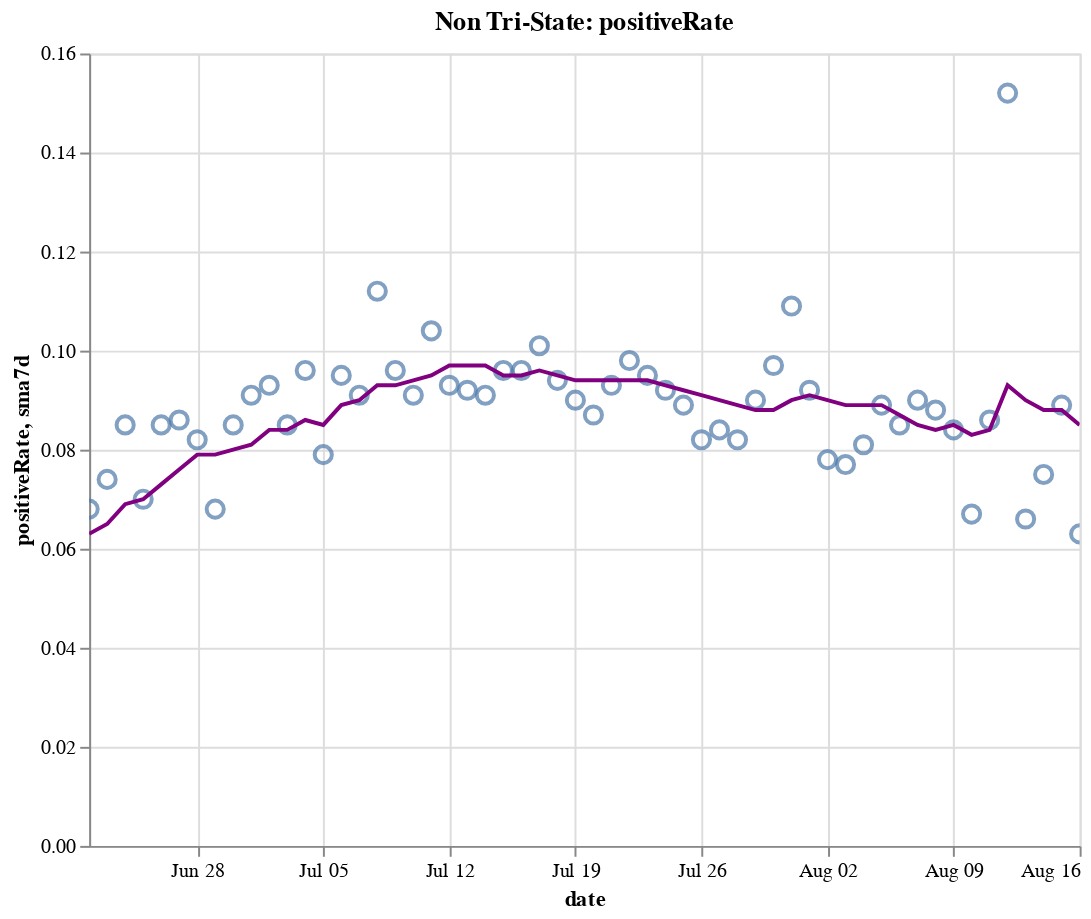

Notebook code for this chart:
### Code cell
create_plot(non_tristate, 'positiveRate')

### Figure 1 — Vega-Lite specification as saved in the notebook (floating-point values rounded to 4 significant figures)
{"config": {"view": {"continuousWidth": 400, "continuousHeight": 300}}, "layer": [{"layer": [{"mark": {"type": "point", "size": 75}, "encoding": {"tooltip": [{"type": "temporal", "field": "date"}, {"type": "quantitative", "field": "positiveRate"}, {"type": "quantitative", "field": "sma7d"}], "x": {"type": "temporal", "field": "date"}, "y": {"type": "quantitative", "field": "positiveRate"}}, "selection": {"selector016": {"type": "interval", "bind": "scales", "encodings": ["x", "y"]}}}, {"mark": {"type": "line", "color": "purple"}, "encoding": {"x": {"type": "temporal", "field": "date"}, "y": {"type": "quantitative", "field": "sma7d"}}}]}, {"mark": {"type": "rule", "color": "#aaa"}, "encoding": {"x": {"type": "temporal", "field": "date"}}, "transform": [{"filter": {"selection": "selector015"}}]}, {"mark": "circle", "encoding": {"opacity": {"condition": {"value": 1, "selection": "selector015"}, "value": 0}, "tooltip": [{"type": "temporal", "field": "date"}, {"type": "quantitative", "field": "positiveRate"}, {"type": "quantitative", "field": "sma7d"}], "x": {"type": "temporal", "field": "date"}, "y": {"type": "quantitative", "field": "positiveRate"}}, "selection": {"selector015": {"type": "single", "encodings": ["x"], "on": "mouseover", "nearest": true, "empty": "none"}}}, {"mark": {"type": "text", "align": "left", "dx": 5, "dy": -5, "stroke": "white", "strokeWidth": 2}, "encoding": {"text": {"type": "quantitative", "field": "positiveRate"}, "tooltip": [{"type": "temporal", "field": "date"}, {"type": "quantitative", "field": "positiveRate"}, {"type": "quantitative", "field": "sma7d"}], "x": {"type": "temporal", "field": "date"}, "y": {"type": "quantitative", "field": "positiveRate"}}, "transform": [{"filter": {"selection": "selector015"}}]}, {"mark": {"type": "text", "align": "left", "dx": 5, "dy": -5}, "encoding": {"text": {"type": "quantitative", "field": "positiveRate"}, "tooltip": [{"type": "temporal", "field": "date"}, {"type": "quantitative", "field": "positiveRate"}, {"type": "quantitative", "field": "sma7d"}], "x": {"type": "temporal", "field": "date"}, "y": {"type": "quantitative", "field": "positiveRate"}}, "transform": [{"filter": {"selection": "selector015"}}]}], "data": {"name": "data-2e3828fa9170a6a8847cde5ff55f8626"}, "height": 400, "title": "Non Tri-State: positiveRate", "width": 500, "$schema": "https://vega.github.io/schema/vega-lite/v4.8.1.json", "datasets": {"data-2e3828fa9170a6a8847cde5ff55f8626": [{"date": "2020-06-22T00:00:00", "totalTestResultsIncrease": 382300.0, "positiveIncrease": 26160.0, "death": 71980.0, "deathIncrease": 241.0, "positiveRate": 0.068, "state": "Non Tri-State", "sma7d": 0.063}, {"date": "2020-06-23T00:00:00", "totalTestResultsIncrease": 429600.0, "positiveIncrease": 31990.0, "death": 72590.0, "deathIncrease": 613.0, "positiveRate": 0.074, "state": "Non Tri-State", "sma7d": 0.065}, {"date": "2020-06-24T00:00:00", "totalTestResultsIncrease": 446500.0, "positiveIncrease": 37930.0, "death": 73240.0, "deathIncrease": 652.0, "positiveRate": 0.085, "state": "Non Tri-State", "sma7d": 0.069}, {"date": "2020-06-25T00:00:00", "totalTestResultsIncrease": 541400.0, "positiveIncrease": 37940.0, "death": 73840.0, "deathIncrease": 595.0, "positiveRate": 0.07, "state": "Non Tri-State", "sma7d": 0.07}, {"date": "2020-06-26T00:00:00", "totalTestResultsIncrease": 508300.0, "positiveIncrease": 43160.0, "death": 74410.0, "deathIncrease": 571.0, "positiveRate": 0.085, "state": "Non Tri-State", "sma7d": 0.073}, {"date": "2020-06-27T00:00:00", "totalTestResultsIncrease": 498600.0, "positiveIncrease": 42640.0, "death": 74870.0, "deathIncrease": 455.0, "positiveRate": 0.086, "state": "Non Tri-State", "sma7d": 0.076}, {"date": "2020-06-28T00:00:00", "totalTestResultsIncrease": 497500.0, "positiveIncrease": 40840.0, "death": 75100.0, "deathIncrease": 234.0, "positiveRate": 0.082, "state": "Non Tri-State", "sma7d": 0.079}, {"date": "2020-06-29T00:00:00", "totalTestResultsIncrease": 564600.0, "positiveIncrease": 38640.0, "death": 75400.0, "deathIncrease": 302.0, "positiveRate": 0.068, "state": "Non Tri-State", "sma7d": 0.079}, {"date": "2020-06-30T00:00:00", "totalTestResultsIncrease": 543300.0, "positiveIncrease": 46390.0, "death": 75940.0, "deathIncrease": 538.0, "positiveRate": 0.085, "state": "Non Tri-State", "sma7d": 0.08}, {"date": "2020-07-01T00:00:00", "totalTestResultsIncrease": 546700.0, "positiveIncrease": 49730.0, "death": 76580.0, "deathIncrease": 645.0, "positiveRate": 0.091, "state": "Non Tri-State", "sma7d": 0.081}, {"date": "2020-07-02T00:00:00", "totalTestResultsIncrease": 562300.0, "positiveIncrease": 52450.0, "death": 77240.0, "deathIncrease": 655.0, "positiveRate": 0.093, "state": "Non Tri-State", "sma7d": 0.084}, {"date": "2020-07-03T00:00:00", "totalTestResultsIncrease": 624700.0, "positiveIncrease": 52850.0, "death": 77760.0, "deathIncrease": 523.0, "positiveRate": 0.085, "state": "Non Tri-State", "sma7d": 0.084}, {"date": "2020-07-04T00:00:00", "totalTestResultsIncrease": 559300.0, "positiveIncrease": 53720.0, "death": 78030.0, "deathIncrease": 270.0, "positiveRate": 0.096, "state": "Non Tri-State", "sma7d": 0.086}, {"date": "2020-07-05T00:00:00", "totalTestResultsIncrease": 569100.0, "positiveIncrease": 44890.0, "death": 78210.0, "deathIncrease": 179.0, "positiveRate": 0.079, "state": "Non Tri-State", "sma7d": 0.085}, {"date": "2020-07-06T00:00:00", "totalTestResultsIncrease": 428200.0, "positiveIncrease": 40610.0, "death": 78420.0, "deathIncrease": 212.0, "positiveRate": 0.095, "state": "Non Tri-State", "sma7d": 0.089}, {"date": "2020-07-07T00:00:00", "totalTestResultsIncrease": 561400.0, "positiveIncrease": 50850.0, "death": 79280.0, "deathIncrease": 859.0, "positiveRate": 0.091, "state": "Non Tri-State", "sma7d": 0.09}, {"date": "2020-07-08T00:00:00", "totalTestResultsIncrease": 547400.0, "positiveIncrease": 61220.0, "death": 80010.0, "deathIncrease": 730.0, "positiveRate": 0.112, "state": "Non Tri-State", "sma7d": 0.093}, {"date": "2020-07-09T00:00:00", "totalTestResultsIncrease": 605000.0, "positiveIncrease": 57950.0, "death": 80840.0, "deathIncrease": 822.0, "positiveRate": 0.096, "state": "Non Tri-State", "sma7d": 0.093}, {"date": "2020-07-10T00:00:00", "totalTestResultsIncrease": 716400.0, "positiveIncrease": 65390.0, "death": 81650.0, "deathIncrease": 814.0, "positiveRate": 0.091, "state": "Non Tri-State", "sma7d": 0.094}, {"date": "2020-07-11T00:00:00", "totalTestResultsIncrease": 593800.0, "positiveIncrease": 61950.0, "death": 82350.0, "deathIncrease": 705.0, "positiveRate": 0.104, "state": "Non Tri-State", "sma7d": 0.095}, {"date": "2020-07-12T00:00:00", "totalTestResultsIncrease": 643400.0, "positiveIncrease": 59960.0, "death": 82810.0, "deathIncrease": 455.0, "positiveRate": 0.093, "state": "Non Tri-State", "sma7d": 0.097}, {"date": "2020-07-13T00:00:00", "totalTestResultsIncrease": 626600.0, "positiveIncrease": 57460.0, "death": 83080.0, "deathIncrease": 275.0, "positiveRate": 0.092, "state": "Non Tri-State", "sma7d": 0.097}, {"date": "2020-07-14T00:00:00", "totalTestResultsIncrease": 679500.0, "positiveIncrease": 61550.0, "death": 83790.0, "deathIncrease": 708.0, "positiveRate": 0.091, "state": "Non Tri-State", "sma7d": 0.097}, {"date": "2020-07-15T00:00:00", "totalTestResultsIncrease": 668000.0, "positiveIncrease": 64080.0, "death": 84610.0, "deathIncrease": 816.0, "positiveRate": 0.096, "state": "Non Tri-State", "sma7d": 0.095}, {"date": "2020-07-16T00:00:00", "totalTestResultsIncrease": 725300.0, "positiveIncrease": 69850.0, "death": 85500.0, "deathIncrease": 896.0, "positiveRate": 0.096, "state": "Non Tri-State", "sma7d": 0.095}, {"date": "2020-07-17T00:00:00", "totalTestResultsIncrease": 752900.0, "positiveIncrease": 76260.0, "death": 86420.0, "deathIncrease": 915.0, "positiveRate": 0.101, "state": "Non Tri-State", "sma7d": 0.096}, {"date": "2020-07-18T00:00:00", "totalTestResultsIncrease": 681900.0, "positiveIncrease": 64160.0, "death": 87260.0, "deathIncrease": 846.0, "positiveRate": 0.094, "state": "Non Tri-State", "sma7d": 0.095}, {"date": "2020-07-19T00:00:00", "totalTestResultsIncrease": 719300.0, "positiveIncrease": 64410.0, "death": 87770.0, "deathIncrease": 506.0, "positiveRate": 0.09, "state": "Non Tri-State", "sma7d": 0.094}, {"date": "2020-07-20T00:00:00", "totalTestResultsIncrease": 647300.0, "positiveIncrease": 56110.0, "death": 88110.0, "deathIncrease": 335.0, "positiveRate": 0.087, "state": "Non Tri-State", "sma7d": 0.094}, {"date": "2020-07-21T00:00:00", "totalTestResultsIncrease": 672200.0, "positiveIncrease": 62450.0, "death": 89120.0, "deathIncrease": 1014.0, "positiveRate": 0.093, "state": "Non Tri-State", "sma7d": 0.094}, {"date": "2020-07-22T00:00:00", "totalTestResultsIncrease": 696100.0, "positiveIncrease": 67930.0, "death": 90260.0, "deathIncrease": 1137.0, "positiveRate": 0.098, "state": "Non Tri-State", "sma7d": 0.094}, {"date": "2020-07-23T00:00:00", "totalTestResultsIncrease": 742100.0, "positiveIncrease": 70290.0, "death": 91270.0, "deathIncrease": 1015.0, "positiveRate": 0.095, "state": "Non Tri-State", "sma7d": 0.094}, {"date": "2020-07-24T00:00:00", "totalTestResultsIncrease": 800900.0, "positiveIncrease": 73450.0, "death": 92400.0, "deathIncrease": 1129.0, "positiveRate": 0.092, "state": "Non Tri-State", "sma7d": 0.093}, {"date": "2020-07-25T00:00:00", "totalTestResultsIncrease": 716900.0, "positiveIncrease": 63810.0, "death": 93400.0, "deathIncrease": 999.0, "positiveRate": 0.089, "state": "Non Tri-State", "sma7d": 0.092}, {"date": "2020-07-26T00:00:00", "totalTestResultsIncrease": 742700.0, "positiveIncrease": 60670.0, "death": 93940.0, "deathIncrease": 544.0, "positiveRate": 0.082, "state": "Non Tri-State", "sma7d": 0.091}, {"date": "2020-07-27T00:00:00", "totalTestResultsIncrease": 644900.0, "positiveIncrease": 53870.0, "death": 94970.0, "deathIncrease": 1026.0, "positiveRate": 0.084, "state": "Non Tri-State", "sma7d": 0.09}, {"date": "2020-07-28T00:00:00", "totalTestResultsIncrease": 670700.0, "positiveIncrease": 55120.0, "death": 96060.0, "deathIncrease": 1086.0, "positiveRate": 0.082, "state": "Non Tri-State", "sma7d": 0.089}, {"date": "2020-07-29T00:00:00", "totalTestResultsIncrease": 725200.0, "positiveIncrease": 65320.0, "death": 97520.0, "deathIncrease": 1466.0, "positiveRate": 0.09, "state": "Non Tri-State", "sma7d": 0.088}, {"date": "2020-07-30T00:00:00", "totalTestResultsIncrease": 706900.0, "positiveIncrease": 68360.0, "death": 98750.0, "deathIncrease": 1229.0, "positiveRate": 0.097, "state": "Non Tri-State", "sma7d": 0.088}, {"date": "2020-07-31T00:00:00", "totalTestResultsIncrease": 609000.0, "positiveIncrease": 66280.0, "death": 100000.0, "deathIncrease": 1295.0, "positiveRate": 0.109, "state": "Non Tri-State", "sma7d": 0.09}, {"date": "2020-08-01T00:00:00", "totalTestResultsIncrease": 648400.0, "positiveIncrease": 59570.0, "death": 101200.0, "deathIncrease": 1164.0, "positiveRate": 0.092, "state": "Non Tri-State", "sma7d": 0.091}, {"date": "2020-08-02T00:00:00", "totalTestResultsIncrease": 610400.0, "positiveIncrease": 47410.0, "death": 101700.0, "deathIncrease": 486.0, "positiveRate": 0.078, "state": "Non Tri-State", "sma7d": 0.09}, {"date": "2020-08-03T00:00:00", "totalTestResultsIncrease": 629900.0, "positiveIncrease": 48500.0, "death": 102200.0, "deathIncrease": 502.0, "positiveRate": 0.077, "state": "Non Tri-State", "sma7d": 0.089}, {"date": "2020-08-04T00:00:00", "totalTestResultsIncrease": 619700.0, "positiveIncrease": 50420.0, "death": 103400.0, "deathIncrease": 1241.0, "positiveRate": 0.081, "state": "Non Tri-State", "sma7d": 0.089}, {"date": "2020-08-05T00:00:00", "totalTestResultsIncrease": 576600.0, "positiveIncrease": 51160.0, "death": 104800.0, "deathIncrease": 1335.0, "positiveRate": 0.089, "state": "Non Tri-State", "sma7d": 0.089}, {"date": "2020-08-06T00:00:00", "totalTestResultsIncrease": 624800.0, "positiveIncrease": 53090.0, "death": 106000.0, "deathIncrease": 1238.0, "positiveRate": 0.085, "state": "Non Tri-State", "sma7d": 0.087}, {"date": "2020-08-07T00:00:00", "totalTestResultsIncrease": 668400.0, "positiveIncrease": 60370.0, "death": 107300.0, "deathIncrease": 1313.0, "positiveRate": 0.09, "state": "Non Tri-State", "sma7d": 0.085}, {"date": "2020-08-08T00:00:00", "totalTestResultsIncrease": 599100.0, "positiveIncrease": 53020.0, "death": 108400.0, "deathIncrease": 1075.0, "positiveRate": 0.088, "state": "Non Tri-State", "sma7d": 0.084}, {"date": "2020-08-09T00:00:00", "totalTestResultsIncrease": 602600.0, "positiveIncrease": 50460.0, "death": 109000.0, "deathIncrease": 604.0, "positiveRate": 0.084, "state": "Non Tri-State", "sma7d": 0.085}, {"date": "2020-08-10T00:00:00", "totalTestResultsIncrease": 606500.0, "positiveIncrease": 40830.0, "death": 109400.0, "deathIncrease": 417.0, "positiveRate": 0.067, "state": "Non Tri-State", "sma7d": 0.083}, {"date": "2020-08-11T00:00:00", "totalTestResultsIncrease": 630600.0, "positiveIncrease": 54370.0, "death": 110700.0, "deathIncrease": 1307.0, "positiveRate": 0.086, "state": "Non Tri-State", "sma7d": 0.084}, {"date": "2020-08-12T00:00:00", "totalTestResultsIncrease": 360600.0, "positiveIncrease": 54850.0, "death": 112200.0, "deathIncrease": 1495.0, "positiveRate": 0.152, "state": "Non Tri-State", "sma7d": 0.093}, {"date": "2020-08-13T00:00:00", "totalTestResultsIncrease": 760300.0, "positiveIncrease": 50240.0, "death": 113400.0, "deathIncrease": 1145.0, "positiveRate": 0.066, "state": "Non Tri-State", "sma7d": 0.09}, {"date": "2020-08-14T00:00:00", "totalTestResultsIncrease": 723400.0, "positiveIncrease": 54240.0, "death": 114600.0, "deathIncrease": 1199.0, "positiveRate": 0.075, "state": "Non Tri-State", "sma7d": 0.088}, {"date": "2020-08-15T00:00:00", "totalTestResultsIncrease": 623900.0, "positiveIncrease": 55490.0, "death": 115800.0, "deathIncrease": 1199.0, "positiveRate": 0.089, "state": "Non Tri-State", "sma7d": 0.088}, {"date": "2020-08-16T00:00:00", "totalTestResultsIncrease": 676000.0, "positiveIncrease": 42390.0, "death": 116400.0, "deathIncrease": 611.0, "positiveRate": 0.063, "state": "Non Tri-State", "sma7d": 0.085}]}}
